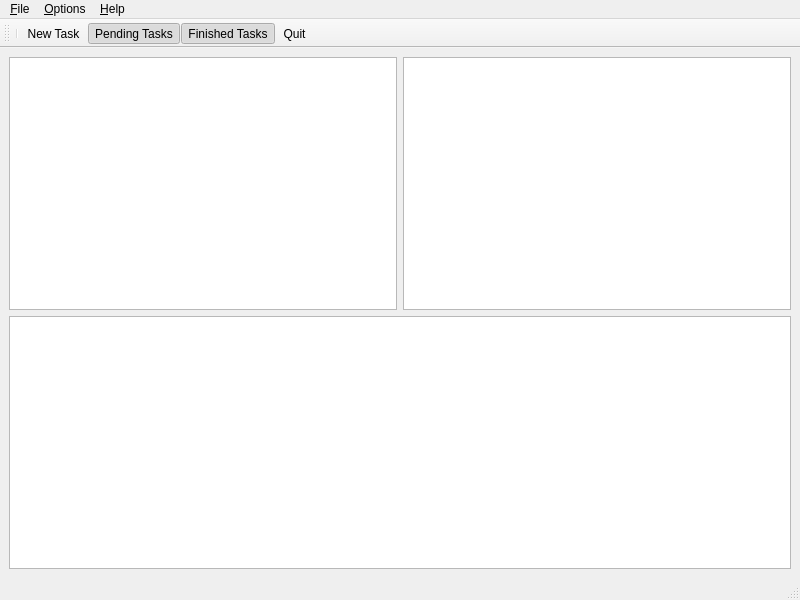
<?xml version="1.0" encoding="UTF-8"?>
<ui version="4.0">
 <class>toDoApplication</class>
 <widget class="QMainWindow" name="toDoApplication">
  <property name="geometry">
   <rect>
    <x>0</x>
    <y>0</y>
    <width>800</width>
    <height>600</height>
   </rect>
  </property>
  <property name="windowTitle">
   <string>toDoApplication</string>
  </property>
  <widget class="QWidget" name="centralwidget">
   <layout class="QGridLayout" name="gridLayout">
    <item row="0" column="0">
     <layout class="QHBoxLayout" name="horizontalLayout">
      <item>
       <widget class="QListWidget" name="listWidget"/>
      </item>
      <item>
       <widget class="QListWidget" name="listWidget_2"/>
      </item>
     </layout>
    </item>
    <item row="1" column="0">
     <widget class="QListWidget" name="listWidget_3"/>
    </item>
   </layout>
  </widget>
  <widget class="QMenuBar" name="menubar">
   <property name="geometry">
    <rect>
     <x>0</x>
     <y>0</y>
     <width>800</width>
     <height>25</height>
    </rect>
   </property>
   <widget class="QMenu" name="menu_File">
    <property name="title">
     <string>&amp;File</string>
    </property>
    <addaction name="separator"/>
   </widget>
   <widget class="QMenu" name="menu_Options">
    <property name="title">
     <string>&amp;Options</string>
    </property>
   </widget>
   <widget class="QMenu" name="menu_Help">
    <property name="title">
     <string>&amp;Help</string>
    </property>
    <addaction name="actionAbout"/>
    <addaction name="actionAbout_Qt"/>
   </widget>
   <addaction name="menu_File"/>
   <addaction name="menu_Options"/>
   <addaction name="menu_Help"/>
  </widget>
  <widget class="QStatusBar" name="statusbar"/>
  <widget class="QToolBar" name="toolBar">
   <property name="windowTitle">
    <string>toolBar</string>
   </property>
   <attribute name="toolBarArea">
    <enum>TopToolBarArea</enum>
   </attribute>
   <attribute name="toolBarBreak">
    <bool>false</bool>
   </attribute>
   <addaction name="separator"/>
   <addaction name="actionNew_File"/>
   <addaction name="actionPending_Tasks"/>
   <addaction name="actionFinished_Tasks"/>
   <addaction name="actionQuit"/>
  </widget>
  <action name="actionNew_File">
   <property name="checkable">
    <bool>false</bool>
   </property>
   <property name="icon">
    <iconset resource="Resources.qrc">
     <normaloff>:/new Task.png</normaloff>:/new Task.png</iconset>
   </property>
   <property name="text">
    <string>New Task</string>
   </property>
   <property name="shortcut">
    <string>Ctrl+N</string>
   </property>
  </action>
  <action name="actionAbout">
   <property name="text">
    <string>About</string>
   </property>
  </action>
  <action name="actionAbout_Qt">
   <property name="text">
    <string>About Qt</string>
   </property>
  </action>
  <action name="actionPending_Tasks">
   <property name="checkable">
    <bool>true</bool>
   </property>
   <property name="checked">
    <bool>true</bool>
   </property>
   <property name="icon">
    <iconset resource="Resources.qrc">
     <normaloff>:/icons8-data-pending-50.png</normaloff>:/icons8-data-pending-50.png</iconset>
   </property>
   <property name="text">
    <string>Pending Tasks</string>
   </property>
   <property name="shortcut">
    <string>Ctrl+P</string>
   </property>
  </action>
  <action name="actionFinished_Tasks">
   <property name="checkable">
    <bool>true</bool>
   </property>
   <property name="checked">
    <bool>true</bool>
   </property>
   <property name="icon">
    <iconset resource="Resources.qrc">
     <normaloff>:/icons8-task-completed-50.png</normaloff>:/icons8-task-completed-50.png</iconset>
   </property>
   <property name="text">
    <string>Finished Tasks</string>
   </property>
   <property name="shortcut">
    <string>Ctrl+F</string>
   </property>
  </action>
  <action name="actionQuit">
   <property name="icon">
    <iconset resource="Resources.qrc">
     <normaloff>:/icons8-exit-64.png</normaloff>:/icons8-exit-64.png</iconset>
   </property>
   <property name="text">
    <string>Quit</string>
   </property>
   <property name="shortcut">
    <string>Esc</string>
   </property>
  </action>
 </widget>
 <resources>
  <include location="Resources.qrc"/>
 </resources>
 <connections>
  <connection>
   <sender>actionQuit</sender>
   <signal>triggered()</signal>
   <receiver>toDoApplication</receiver>
   <slot>close()</slot>
   <hints>
    <hint type="sourcelabel">
     <x>-1</x>
     <y>-1</y>
    </hint>
    <hint type="destinationlabel">
     <x>399</x>
     <y>299</y>
    </hint>
   </hints>
  </connection>
  <connection>
   <sender>actionFinished_Tasks</sender>
   <signal>triggered(bool)</signal>
   <receiver>listWidget_3</receiver>
   <slot>setVisible(bool)</slot>
   <hints>
    <hint type="sourcelabel">
     <x>-1</x>
     <y>-1</y>
    </hint>
    <hint type="destinationlabel">
     <x>399</x>
     <y>436</y>
    </hint>
   </hints>
  </connection>
  <connection>
   <sender>actionPending_Tasks</sender>
   <signal>triggered(bool)</signal>
   <receiver>listWidget_2</receiver>
   <slot>setVisible(bool)</slot>
   <hints>
    <hint type="sourcelabel">
     <x>-1</x>
     <y>-1</y>
    </hint>
    <hint type="destinationlabel">
     <x>595</x>
     <y>199</y>
    </hint>
   </hints>
  </connection>
 </connections>
</ui>
